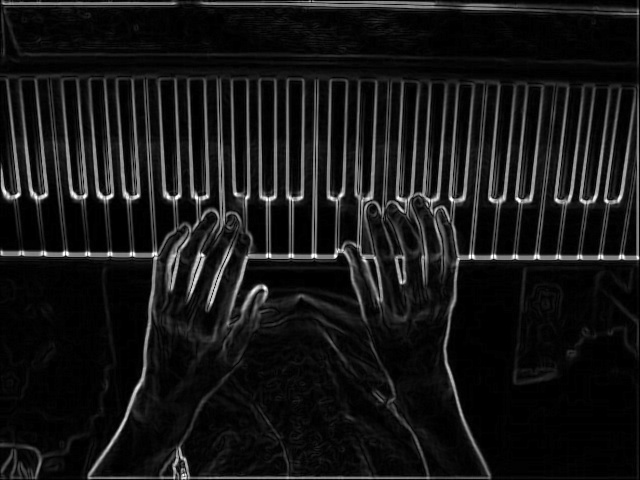
#> input picture data/video_1-0122_sobel.jpg, 640 x 480 px
$ python -i image_extraction.py   (imports and definitions only)   (Python 2 division)   (older library calls are emulated)
#> lines starting #> are read from the running program, lines starting #| are printed output that depends on the picture
#> further down, picture is the input picture: shape (480, 640, 3); min 0, max 255, mean 22.7
import numpy as np
from scipy.misc import imread
import ffmpy
from ffmpy import FFmpeg
import cv2
import os
import math
import matplotlib.pyplot as plt
import matplotlib.patches as patches

#def get_video -- let's just manually input urls for now when we want to extract a video

#change output image names according to each video
def parse_video(video):
	print "Parse_video:", video
	return
	#In command line I used: "ffmpeg  -r 30 -i ./videos/video_2.mp4 -qscale:v 2 -f image2 video_2-%04d.jpg"

    #not quite the same: ffmpeg  -r 30 -i ../video_2.mp4 -qscale:v 2 -f image2 video_2-%04d.jpg

    #We should definitely look into this to crop https://video.stackexchange.com/questions/4563/how-can-i-crop-a-video-with-ffmpeg

	#If we need to include this parsing in our code, here is how to do it in python:
	#ff = ffmpy.FFmpeg(inputs={"ffmpeg -r 30 -i video_1.mp4 -f image2 video_1-%d.jpg"}, outputs={})


#from https://github.com/abidrahmank/OpenCV2-Python/blob/master/Official_Tutorial_Python_Codes/3_imgproc/sobel.py
def sobel(img):
	scale = 1
	delta = 0
	ddepth = cv2.CV_16S

	#img = cv2.imread(img)
	img = cv2.GaussianBlur(img,(3,3),0) #idk what these numbers mean
	gray = cv2.cvtColor(img,cv2.COLOR_BGR2GRAY)

	# Gradient-X
	grad_x = cv2.Sobel(gray,ddepth,1,0, ksize = 3, scale = scale, delta = delta, borderType = cv2.BORDER_DEFAULT)
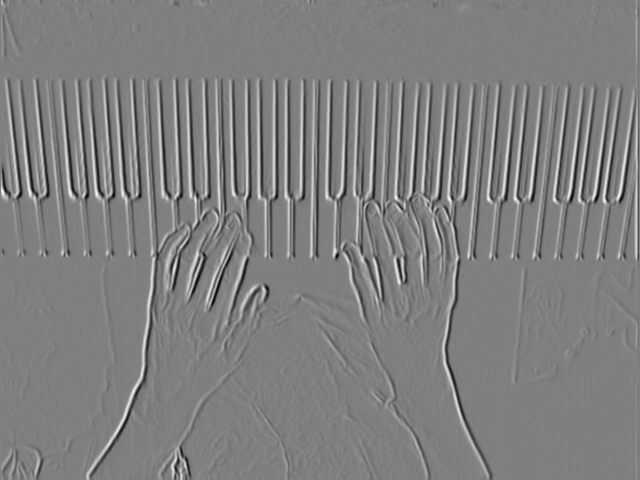
#> grad_x: shape (480, 640) int16; min -578, max 578, mean 0.3; drawn with min black and max white
	#grad_x = cv2.Scharr(gray,ddepth,1,0)

	# Gradient-Y
	grad_y = cv2.Sobel(gray,ddepth,0,1, ksize = 3, scale = scale, delta = delta, borderType = cv2.BORDER_DEFAULT)
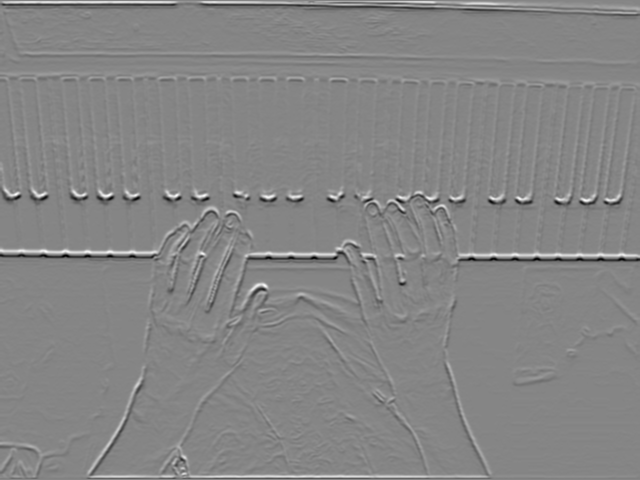
#> grad_y: shape (480, 640) int16; min -554, max 505, mean 0.4; drawn with min black and max white
	#grad_y = cv2.Scharr(gray,ddepth,0,1)

	abs_grad_x = cv2.convertScaleAbs(grad_x)   # converting back to uint8
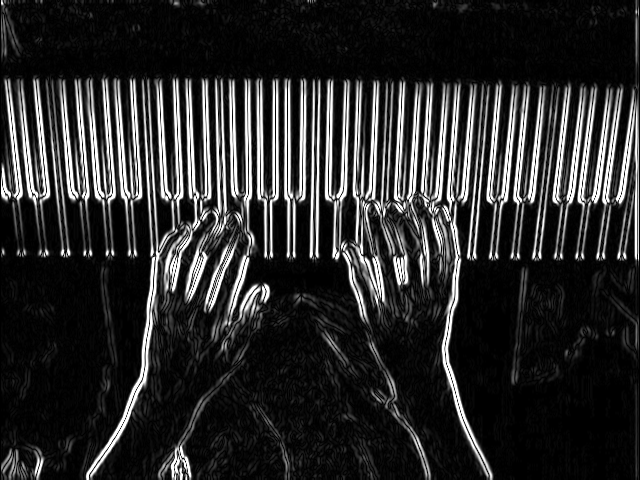
#> abs_grad_x: shape (480, 640); min 0, max 255, mean 43.8
	abs_grad_y = cv2.convertScaleAbs(grad_y)
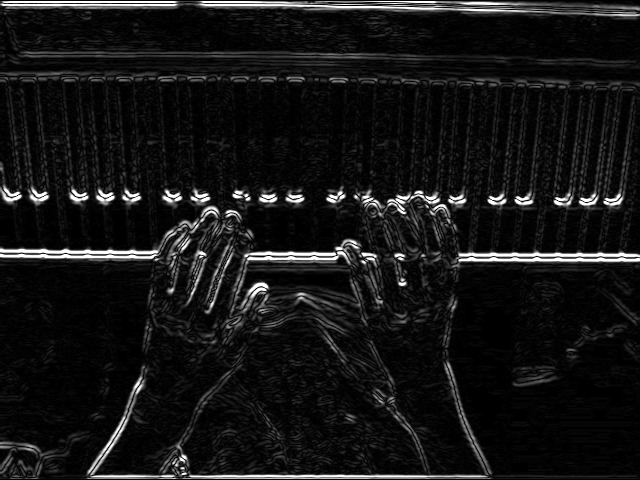
#> abs_grad_y: shape (480, 640); min 0, max 255, mean 21.3

	dst = cv2.addWeighted(abs_grad_x,0.5,abs_grad_y,0.5,0)
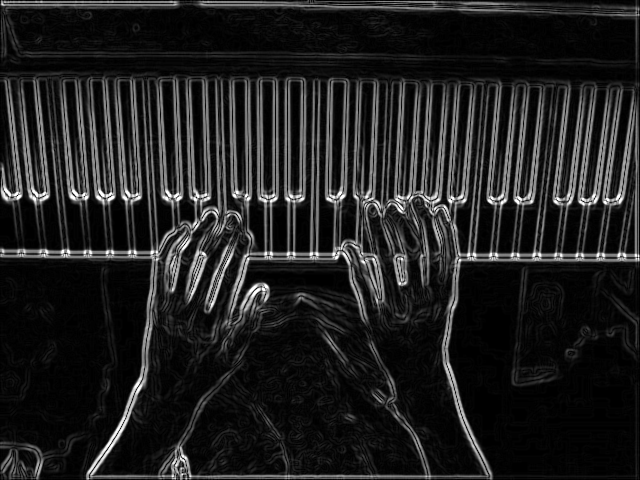
#> dst: shape (480, 640); min 0, max 255, mean 32.6
	return dst


def hough(img): #img is a binarized image
    cv2.HoughLines()
    return theta

>>> import cv2
>>> picture = cv2.imread('data/video_1-0122_sobel.jpg')
>>> result = sobel(picture)
